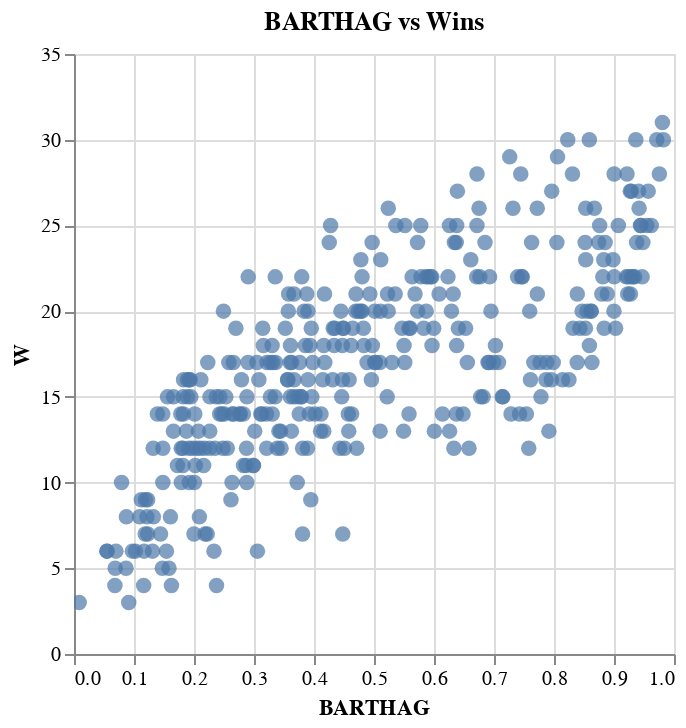

The code cell stored with this chart in its notebook:
### Code cell
# Scatter: BARTHAG vs W
alt.Chart(df).mark_circle(size=60).encode(
    x='BARTHAG:Q',
    y='W:Q',
    tooltip=['Team','W','ADJOE','ADJDE','BARTHAG']
).properties(title='BARTHAG vs Wins').interactive()

### Figure 1 — Vega-Lite specification as saved in the notebook (floating-point values rounded to 4 significant figures; data arrays with more than 128 entries replaced by an {"elided": "..."} marker saying what was removed)
{"config": {"view": {"continuousWidth": 300, "continuousHeight": 300}}, "data": {"name": "data-a162d7d32dc2053d81d3956ca4c5e312"}, "mark": {"type": "circle", "size": 60}, "encoding": {"tooltip": [{"field": "Team", "type": "nominal"}, {"field": "W", "type": "quantitative"}, {"field": "ADJOE", "type": "quantitative"}, {"field": "ADJDE", "type": "quantitative"}, {"field": "BARTHAG", "type": "quantitative"}], "x": {"field": "BARTHAG", "type": "quantitative"}, "y": {"field": "W", "type": "quantitative"}}, "params": [{"name": "param_12", "select": {"type": "interval", "encodings": ["x", "y"]}, "bind": "scales"}], "title": "BARTHAG vs Wins", "$schema": "https://vega.github.io/schema/vega-lite/v5.17.0.json", "datasets": {"data-a162d7d32dc2053d81d3956ca4c5e312": {"elided": "364 records"}}}
